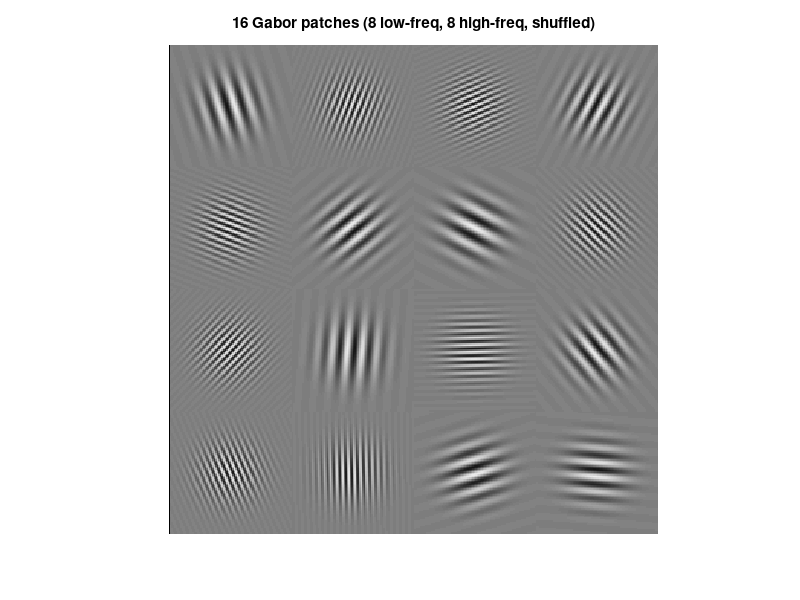

Reproduce this figure in MATLAB.
% generate_gabor_grid.m
%
% A 4x4 grid of 16 Gabor patches for a frequency-domain filtering lab:
% 8 patches carry a LOW spatial frequency, 8 carry a HIGH spatial
% frequency, with a deliberate GAP between the two bands and grid
% position shuffled randomly. A single well-chosen Gaussian/Butterworth
% low-pass or high-pass cutoff placed in that gap should then cleanly
% "zap" one whole group while leaving the other clearly visible.
%
% Why the gap matters: a small, spatially-localized patch is not a
% single point in frequency space -- it is a small Gaussian BLOB
% centred on its carrier frequency, with spread ~ 1/(2*pi*sigma) (the
% same time-frequency uncertainty tradeoff as Lecture 7's "uncertainty
% principle" slide). If the two bands were placed right up against the
% cutoff with no gap, patches near the boundary would only be
% partially attenuated instead of cleanly kept-or-zapped.

clear; close all; rng(1);   % fixed seed -> reproducible lab handout

%% Parameters
tileSize   = 80;              % pixels per patch
gridN      = 4;                % 4x4 grid
N          = tileSize*gridN;   % full image size (320 x 320)
sigma      = 14;               % Gaussian envelope std (pixels)
amplitude  = 0.42;              % contrast of the sinusoid around mid-grey
background = 0.5;

% Both bands are pushed well away from DC: at sigma=14px each patch's
% spectral blob has radius ~9-11 cyc/image, so 8 orientations packed
% into a ring near DC (as when the low band sat at 4-9 cyc/image)
% overlap into one indistinguishable, interference-fringed blob. Out
% here the ring circumference is large enough that all 8 blobs in a
% band stay visually separated.
lowFreqRange  = [28 40];       % cyc/image
highFreqRange = [65 90];       % cyc/image -- gap (40 to 65) keeps every
                                % patch's spectral blob well clear of a
                                % cutoff placed in the middle of it

%% Assign each of the 16 grid cells to a group, then shuffle positions
nPatches = gridN*gridN;
nPerBand = nPatches/2;
isLow = [true(1, nPerBand), false(1, nPerBand)];
isLow = isLow(randperm(nPatches));

% A real-valued grating at orientation theta produces TWO mirrored
% blobs in the spectrum, at theta and theta+180deg. Evenly spacing each
% band's nPerBand orientations across 0..180deg (with a random phase
% offset, then a random per-patch assignment) therefore places all
% 2*nPerBand blobs of that band evenly around the full circle, instead
% of risking two random orientations landing close together and their
% blobs merging.
lowOrients  = mod(rand()*pi/nPerBand + (0:nPerBand-1)*(pi/nPerBand), pi);
highOrients = mod(rand()*pi/nPerBand + (0:nPerBand-1)*(pi/nPerBand), pi);
lowOrients  = lowOrients(randperm(nPerBand));
highOrients = highOrients(randperm(nPerBand));

freqs   = zeros(1, nPatches);
orients = zeros(1, nPatches);
phases  = 2*pi*rand(1, nPatches);

iLow = 0; iHigh = 0;
for k = 1:nPatches
    if isLow(k)
        iLow = iLow + 1;
        freqs(k)   = lowFreqRange(1) + diff(lowFreqRange)*rand();
        orients(k) = lowOrients(iLow);
    else
        iHigh = iHigh + 1;
        freqs(k)   = highFreqRange(1) + diff(highFreqRange)*rand();
        orients(k) = highOrients(iHigh);
    end
end

%% Render
img = background * ones(N, N);
[xx, yy] = meshgrid(1:tileSize, 1:tileSize);
cx = tileSize/2; cy = tileSize/2;

k = 0;
for row = 1:gridN
    for col = 1:gridN
        k = k + 1;
        xr = (xx-cx)*cos(orients(k)) + (yy-cy)*sin(orients(k));
        envelope = exp(-((xx-cx).^2 + (yy-cy).^2) / (2*sigma^2));
        carrier  = cos(2*pi*(freqs(k)/N)*xr + phases(k));
        patch = amplitude * envelope .* carrier;

        rowIdx = (row-1)*tileSize + (1:tileSize);
        colIdx = (col-1)*tileSize + (1:tileSize);
        img(rowIdx, colIdx) = img(rowIdx, colIdx) + patch;
    end
end

img = min(max(img, 0), 1);

%% Save the lab image
imwrite(img, 'gabor_grid_16.png');

% Ground truth (which grid cells are low/high) for YOUR reference when
% checking student results -- not meant to be handed out.
gridIsLow = reshape(isLow, gridN, gridN)';
save('gabor_grid_16_truth.mat', 'gridIsLow', 'freqs', 'orients', 'phases', ...
     'lowFreqRange', 'highFreqRange', 'tileSize', 'gridN', 'sigma', 'background');

%% Preview
figure('Color', 'w');
imshow(img);
title('16 Gabor patches (8 low-freq, 8 high-freq, shuffled)');
exportgraphics(gcf, 'gabor_grid_16_preview.png', 'Resolution', 300);

fprintf('Saved gabor_grid_16.png (%dx%d) and gabor_grid_16_truth.mat\n', N, N);
